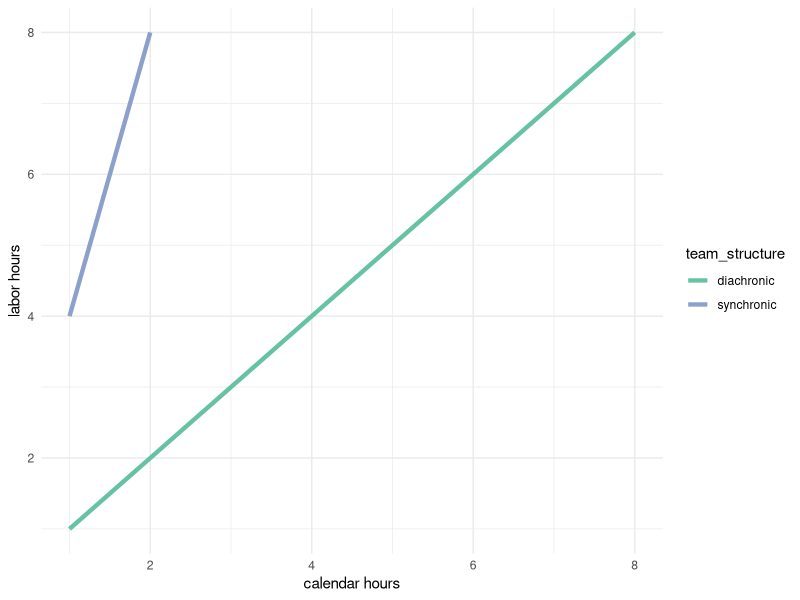

The R source for this figure: (Note: this script raises an error after producing the figure.)
# ---- time
library(ggplot2)
library(dplyr)
library(magrittr)

diachronic <- data_frame(
  team_structure = "diachronic",
  projects = "single",
  calendar_hours = 1:8,
  project_name = "a",
  labor_hours = calendar_hours
)

synchronic <- data_frame(
  team_structure = "synchronic",
  projects = "single",
  calendar_hours = 1:2,
  project_name = "a",
  labor_hours = calendar_hours * 4
)

diachronic_multiple <- data_frame(
  team_structure = "diachronic",
  projects = "multiple",
  calendar_hours = 0:8,
  project_name = "abcd",
  labor_hours = calendar_hours * 4
)

synchronic_multiple <- data_frame(
  team_structure = "synchronic",
  projects = "multiple",
  calendar_hours = seq(0, 8, length.out = 20),
  project_name = rep(letters[1:4], each = 5),
  labor_hours = calendar_hours * 4
)

time <- rbind(diachronic, synchronic, diachronic_multiple, synchronic_multiple) %>%
  mutate(
    projects_label = factor(projects, levels = c("single", "multiple"),
                            labels = c("Single project", "Multiple projects")),
    project_name = factor(project_name, levels = c("a", "b", "c", "d", "abcd"))
  )

colors <- RColorBrewer::brewer.pal(3, "Set2")
names(colors) <- c("green", "orange", "blue")
team_colors <- c(colors[["green"]], colors[["blue"]])

time_plot <- ggplot(time, aes(calendar_hours, labor_hours)) +
  scale_x_continuous("calendar hours", seq(0, 8, by = 2)) +
  scale_y_continuous("labor hours", seq(0, 32, by = 2)) +
  theme_minimal() +
  theme(
    axis.ticks = element_blank()
  )

# ---- hours-per-team
(time_plot %+% filter(time, projects == "single")) +
  geom_line(aes(color = team_structure), size = 1.5) +
  scale_color_manual(values = team_colors)

# ---- hours-for-multiple-projects
(time_plot %+% filter(time, projects == "multiple")) +
  geom_line(aes(color = project_name), size = 2, alpha = default_alpha) +
  facet_wrap("team_structure")